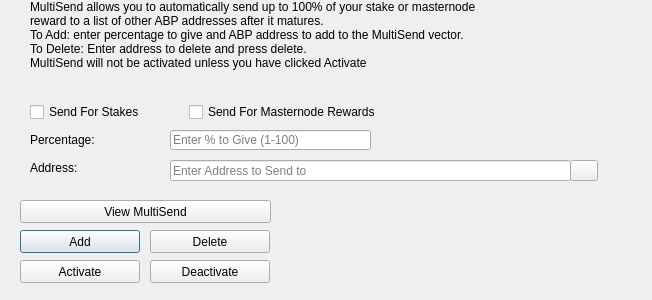
<?xml version="1.0" encoding="UTF-8"?>
<ui version="4.0">
 <class>MultiSendDialog</class>
 <widget class="QDialog" name="MultiSendDialog">
  <property name="windowModality">
   <enum>Qt::NonModal</enum>
  </property>
  <property name="geometry">
   <rect>
    <x>0</x>
    <y>0</y>
    <width>652</width>
    <height>300</height>
   </rect>
  </property>
  <property name="windowTitle">
   <string>MultiSend</string>
  </property>
  <widget class="QLineEdit" name="multiSendPercentEdit">
   <property name="geometry">
    <rect>
     <x>170</x>
     <y>130</y>
     <width>201</width>
     <height>20</height>
    </rect>
   </property>
   <property name="toolTip">
    <string>Enter whole numbers 1 - 100</string>
   </property>
   <property name="placeholderText">
    <string>Enter % to Give (1-100)</string>
   </property>
  </widget>
  <widget class="QLineEdit" name="multiSendAddressEdit">
   <property name="geometry">
    <rect>
     <x>170</x>
     <y>160</y>
     <width>401</width>
     <height>21</height>
    </rect>
   </property>
   <property name="toolTip">
    <string/>
   </property>
   <property name="placeholderText">
    <string>Enter Address to Send to</string>
   </property>
  </widget>
  <widget class="QLabel" name="label_2">
   <property name="geometry">
    <rect>
     <x>30</x>
     <y>0</y>
     <width>451</width>
     <height>121</height>
    </rect>
   </property>
   <property name="lineWidth">
    <number>1</number>
   </property>
   <property name="text">
    <string>MultiSend allows you to automatically send up to 100% of your stake or masternode reward to a list of other ABP addresses after it matures.
To Add: enter percentage to give and ABP address to add to the MultiSend vector.
To Delete: Enter address to delete and press delete.
MultiSend will not be activated unless you have clicked Activate</string>
   </property>
   <property name="alignment">
    <set>Qt::AlignLeading|Qt::AlignLeft|Qt::AlignTop</set>
   </property>
   <property name="wordWrap">
    <bool>true</bool>
   </property>
  </widget>
  <widget class="QLabel" name="message">
   <property name="geometry">
    <rect>
     <x>290</x>
     <y>200</y>
     <width>351</width>
     <height>91</height>
    </rect>
   </property>
   <property name="text">
    <string/>
   </property>
  </widget>
  <widget class="QPushButton" name="addButton">
   <property name="geometry">
    <rect>
     <x>20</x>
     <y>230</y>
     <width>120</width>
     <height>23</height>
    </rect>
   </property>
   <property name="toolTip">
    <string/>
   </property>
   <property name="statusTip">
    <string>Add to MultiSend Vector</string>
   </property>
   <property name="text">
    <string>Add</string>
   </property>
  </widget>
  <widget class="QPushButton" name="disableButton">
   <property name="geometry">
    <rect>
     <x>150</x>
     <y>260</y>
     <width>120</width>
     <height>23</height>
    </rect>
   </property>
   <property name="statusTip">
    <string>Deactivate MultiSend</string>
   </property>
   <property name="text">
    <string>Deactivate</string>
   </property>
  </widget>
  <widget class="QPushButton" name="addressBookButton">
   <property name="geometry">
    <rect>
     <x>570</x>
     <y>160</y>
     <width>28</width>
     <height>21</height>
    </rect>
   </property>
   <property name="toolTip">
    <string>Choose an address from the address book</string>
   </property>
   <property name="text">
    <string/>
   </property>
   <property name="icon">
    <iconset resource="../abp.qrc">
     <normaloff>:/icons/address-book</normaloff>:/icons/address-book</iconset>
   </property>
   <property name="shortcut">
    <string>Alt+A</string>
   </property>
   <property name="autoDefault">
    <bool>false</bool>
   </property>
  </widget>
  <widget class="QLabel" name="label">
   <property name="geometry">
    <rect>
     <x>30</x>
     <y>130</y>
     <width>121</width>
     <height>20</height>
    </rect>
   </property>
   <property name="toolTip">
    <string>Percentage of stake to send</string>
   </property>
   <property name="text">
    <string>Percentage:</string>
   </property>
  </widget>
  <widget class="QLabel" name="label_5">
   <property name="geometry">
    <rect>
     <x>30</x>
     <y>160</y>
     <width>111</width>
     <height>16</height>
    </rect>
   </property>
   <property name="toolTip">
    <string>Address to send portion of stake to</string>
   </property>
   <property name="text">
    <string>Address:</string>
   </property>
  </widget>
  <widget class="QPushButton" name="deleteButton">
   <property name="geometry">
    <rect>
     <x>150</x>
     <y>230</y>
     <width>120</width>
     <height>23</height>
    </rect>
   </property>
   <property name="toolTip">
    <string/>
   </property>
   <property name="statusTip">
    <string>Delete Address From MultiSend Vector</string>
   </property>
   <property name="text">
    <string>Delete</string>
   </property>
  </widget>
  <widget class="QPushButton" name="activateButton">
   <property name="geometry">
    <rect>
     <x>20</x>
     <y>260</y>
     <width>120</width>
     <height>23</height>
    </rect>
   </property>
   <property name="statusTip">
    <string>Activate MultiSend</string>
   </property>
   <property name="text">
    <string>Activate</string>
   </property>
  </widget>
  <widget class="QPushButton" name="viewButton">
   <property name="geometry">
    <rect>
     <x>20</x>
     <y>200</y>
     <width>251</width>
     <height>23</height>
    </rect>
   </property>
   <property name="toolTip">
    <string/>
   </property>
   <property name="statusTip">
    <string>View MultiSend Vector</string>
   </property>
   <property name="text">
    <string>View MultiSend</string>
   </property>
  </widget>
  <widget class="QWidget" name="horizontalLayoutWidget">
   <property name="geometry">
    <rect>
     <x>30</x>
     <y>100</y>
     <width>351</width>
     <height>24</height>
    </rect>
   </property>
   <layout class="QHBoxLayout" name="horizontalLayout">
    <item>
     <widget class="QCheckBox" name="multiSendStakeCheckBox">
      <property name="text">
       <string>Send For Stakes</string>
      </property>
     </widget>
    </item>
    <item>
     <widget class="QCheckBox" name="multiSendMasternodeCheckBox">
      <property name="text">
       <string>Send For Masternode Rewards</string>
      </property>
     </widget>
    </item>
   </layout>
  </widget>
 </widget>
 <resources>
  <include location="../abp.qrc"/>
 </resources>
 <connections/>
</ui>
